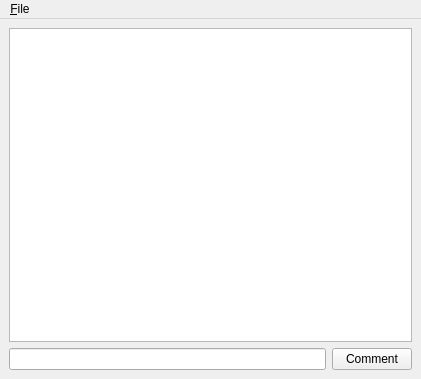
<?xml version="1.0" encoding="UTF-8"?>
<ui version="4.0">
 <class>NewsFeedPostView</class>
 <widget class="QMainWindow" name="NewsFeedPostView">
  <property name="geometry">
   <rect>
    <x>0</x>
    <y>0</y>
    <width>421</width>
    <height>379</height>
   </rect>
  </property>
  <property name="windowTitle">
   <string>MainWindow</string>
  </property>
  <widget class="QWidget" name="centralwidget">
   <layout class="QVBoxLayout" name="verticalLayout">
    <item>
     <widget class="QtWidgetListView" name="commentsListView">
      <property name="horizontalScrollBarPolicy">
       <enum>Qt::ScrollBarAlwaysOff</enum>
      </property>
      <property name="resizeMode">
       <enum>QListView::Adjust</enum>
      </property>
     </widget>
    </item>
    <item>
     <layout class="QHBoxLayout" name="horizontalLayout">
      <property name="topMargin">
       <number>0</number>
      </property>
      <item>
       <widget class="QLineEdit" name="commentText"/>
      </item>
      <item>
       <widget class="QPushButton" name="commentButton">
        <property name="text">
         <string>Comment</string>
        </property>
       </widget>
      </item>
     </layout>
    </item>
   </layout>
  </widget>
  <widget class="QMenuBar" name="menubar">
   <property name="geometry">
    <rect>
     <x>0</x>
     <y>0</y>
     <width>421</width>
     <height>27</height>
    </rect>
   </property>
   <widget class="QMenu" name="menu_File">
    <property name="title">
     <string>&amp;File</string>
    </property>
    <addaction name="action_Go_to_post"/>
    <addaction name="action_Synchronise"/>
    <addaction name="actionS_ettings"/>
   </widget>
   <addaction name="menu_File"/>
  </widget>
  <action name="action_Go_to_post">
   <property name="text">
    <string>&amp;Go to post</string>
   </property>
  </action>
  <action name="action_Synchronise">
   <property name="text">
    <string>&amp;Synchronise</string>
   </property>
  </action>
  <action name="actionS_ettings">
   <property name="text">
    <string>S&amp;ettings</string>
   </property>
  </action>
 </widget>
 <customwidgets>
  <customwidget>
   <class>QtWidgetListView</class>
   <extends>QListView</extends>
   <header>qtwidgetlistview.h</header>
  </customwidget>
 </customwidgets>
 <resources/>
 <connections/>
</ui>
